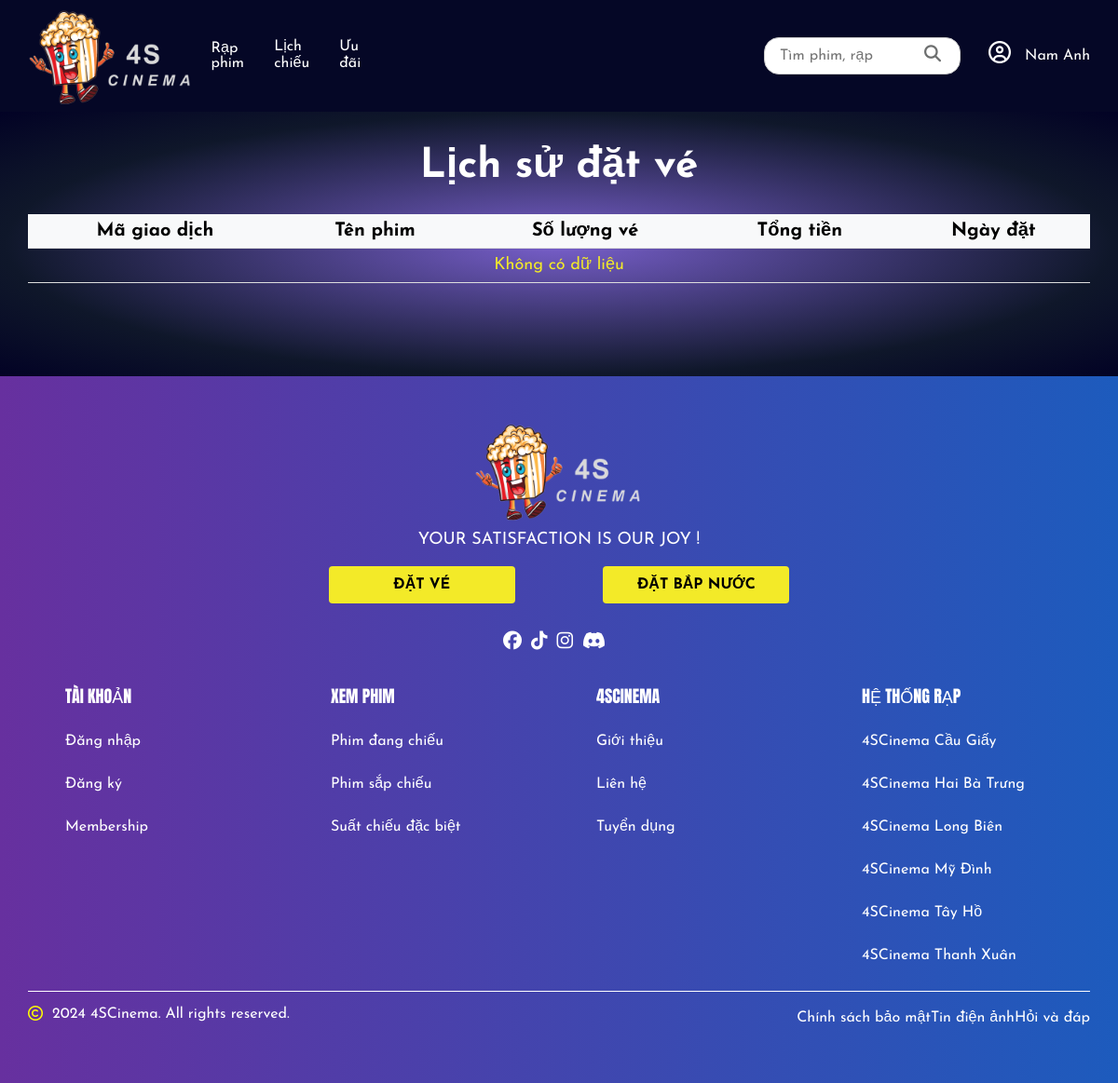
The page /user/account/history.php (signed in) on the database as committed earlier.
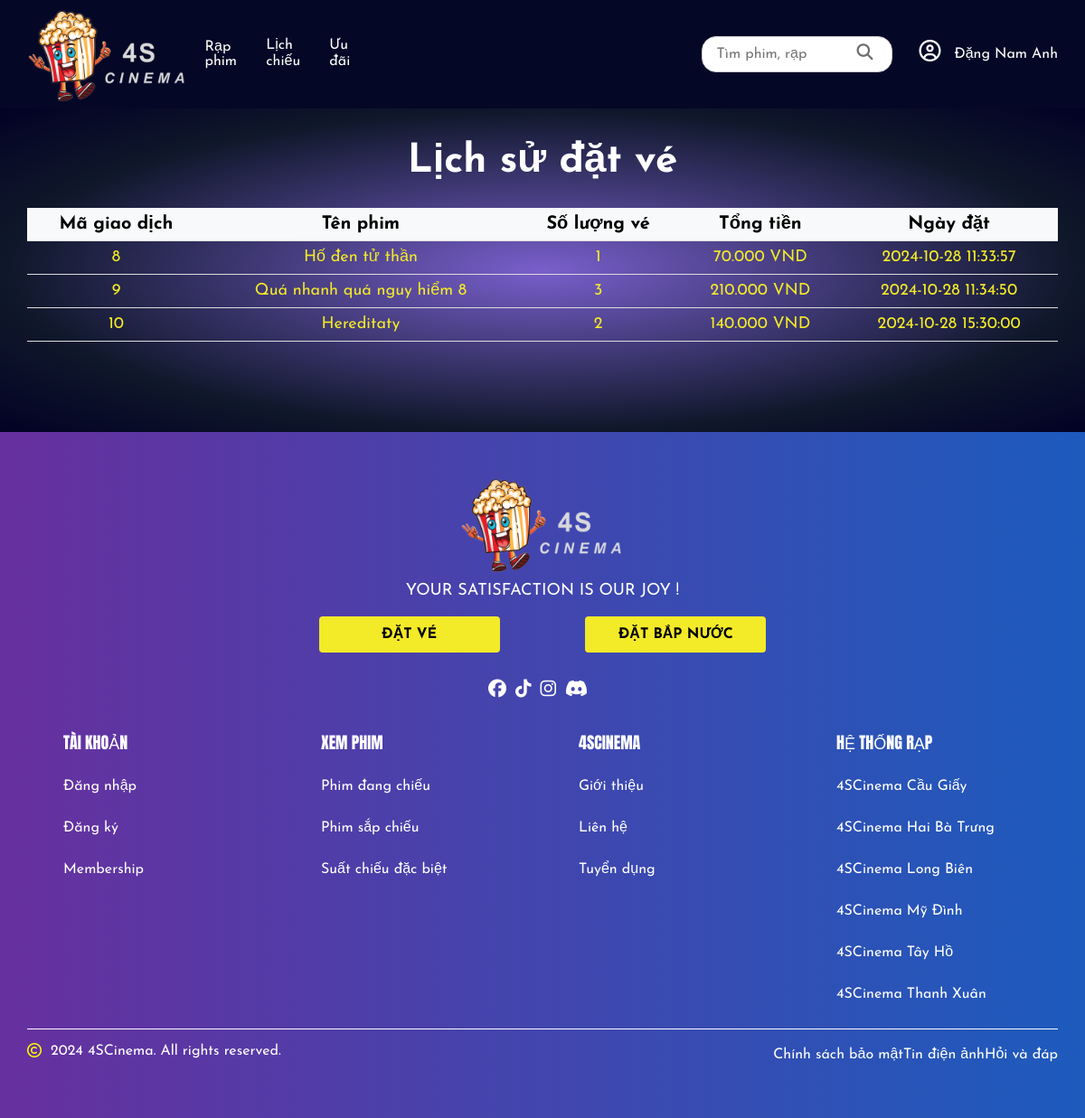
The same page on the database as committed later.
### tables this page shows
CREATE TABLE `ticketbookings` (
  `id` int(11) NOT NULL,
  `movie_name` varchar(255) NOT NULL,
  `customer_id` int(11) NOT NULL,
  `ticket_quantity` int(11) NOT NULL,
  `total_price` decimal(10,2) NOT NULL,
  `screening_time` time NOT NULL,
  `booking_date` datetime DEFAULT current_timestamp()
);

### user/account/history.php (the view, shortened to what the changed rows need)
<?php
include '../db_connection.php';
$customerId = $_SESSION['user_id'];
?>
<!DOCTYPE html>
<html lang="en">
<head>
    <link rel="stylesheet" href="https://cdnjs.cloudflare.com/ajax/libs/normalize/8.0.1/normalize.min.css" />
    <link rel="stylesheet" href="../../assets/css/base.css">
    <link rel="stylesheet" href="../../assets/css/main.css">
    <link rel="stylesheet" href="../../admin/movie_management/ad_movie.css">
    <link rel="stylesheet" href="../cinemas/Showing_Movies/showing_movies.css">
    <link rel="stylesheet" href="../../assets/fonts/fontawesome-free-6.6.0-web/css/all.min.css">
</head>
<body>
    <div class="app">
        <header class="hd">
                <div class="grid">
                    <div class="hd__main">
                        <ul class="hd__right">
                            <li class="hd__login">
                                <i class="hd__login-icon fa-regular fa-circle-user"></i>
                                <a href="../login.php" class="hd__login-link">
                                    <?php if (isset($_SESSION['customer_name'])): ?>
                                        <?php echo htmlspecialchars($_SESSION['customer_name']); ?>
                                    <?php else: ?>
                                        Đăng nhập
                                    <?php endif; ?>
                                 </a>
                            </li>
                        </ul>
                    </div>
                </div>
            </header>
        <div class="app-profile" style="padding-bottom: 100px;">
            <div class="grid">
                <div class="hd-history">
                    <h1> Lịch sử đặt vé</h1>
                </div>
                <table class="tb-history">
                    <thead style="font-size: 20px;">
                        <tr>
                            <th>Mã giao dịch</th>
                            <th>Tên phim </th>
                            <th>Số lượng vé </th>
                            <th>Tổng tiền</th>
                            <th>Ngày đặt</th>
                        </tr>
                    </thead>
                    <tbody id="customerList" style="color: #f3ea28;font-size: 18px;">
                       <?php
                       $stmt = $conn->prepare("
                       SELECT tb.id, tb.movie_name, tb.ticket_quantity, tb.total_price, tb.booking_date
                       FROM ticketbookings tb
                       WHERE tb.customer_id = ?
                   ");
                   if ($stmt) {
                       $stmt->bind_param("i", $customerId);
                       $stmt->execute();
                       $result = $stmt->get_result();
                       if ($result->num_rows > 0) {
                           while ($row = $result->fetch_assoc()) {
                               echo "<tr>";
                               echo "<td>" . $row['id'] . "</td>";
                               echo "<td>" . $row['movie_name'] . "</td>";
                               echo "<td>" . $row['ticket_quantity'] . "</td>";
                               echo "<td>" . number_format($row['total_price'], 0, ',', '.') . " VND</td>";
                               echo "<td>" . $row['booking_date'] . "</td>";
                               echo "</tr>";
                           }
                       } else {
                           echo "<tr><td colspan='5'>Không có dữ liệu</td></tr>";
                       }
                   } else {
                       echo "<tr><td colspan='6'>Lỗi trong việc chuẩn bị truy vấn: " . $conn->error . "</td></tr>";
                   }
                       ?>
                    </tbody>
                </table>
            </div>
        </div>
    </div>
</body>
</html>

Rows that differ between the two databases and show on the page:
added ticketbookings: id "8", movie_name "Hố đen tử thần", ticket_quantity "1", total_price "70.000", booking_date "2024-10-28 11:33:57"
added ticketbookings: id "9", movie_name "Quá nhanh quá nguy hiểm 8", ticket_quantity "3", total_price "210.000", booking_date "2024-10-28 11:34:50"
added ticketbookings: id "10", movie_name "Hereditaty", ticket_quantity "2", total_price "140.000", booking_date "2024-10-28 15:30:00"
Other text that changed with them:
$_SESSION['customer_name']: "Nam Anh" → "Đặng Nam Anh"
text no longer shown: "Không có dữ liệu"
